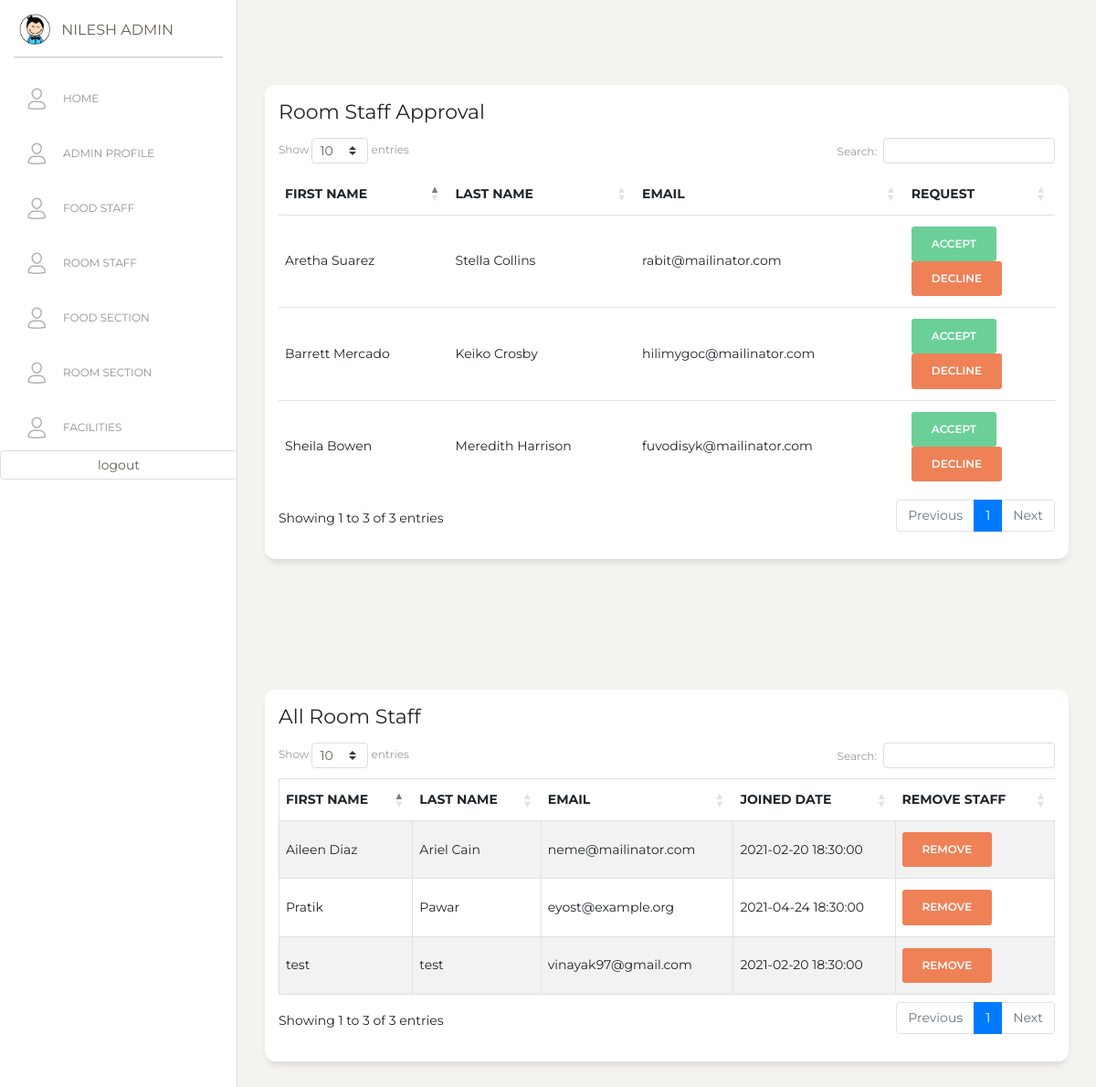
/staff/roomstaff.php (signed in), run on the app's committed database.
### tables this page shows
CREATE TABLE `staffs` (
  `s_id` bigint unsigned NOT NULL AUTO_INCREMENT,
  `s_f_name` varchar(255) DEFAULT NULL,
  `s_l_name` varchar(255) DEFAULT NULL,
  `s_e_mail` varchar(255) NOT NULL,
  `s_status` char(1) NOT NULL,
  `s_type_id` bigint unsigned NOT NULL,
  `s_password` varchar(255) NOT NULL,
  `s_created_at` timestamp NULL DEFAULT NULL,
  PRIMARY KEY (`s_id`),
  UNIQUE KEY `users_email_unique` (`s_e_mail`),
  KEY `s_type_id` (`s_type_id`),
  CONSTRAINT `staffs_ibfk_1` FOREIGN KEY (`s_type_id`) REFERENCES `staff_type` (`s_type_id`)
);

### staff/roomstaff.php (the view, shortened to what this page needs)
<?php
include '../connection.php';
?>
<!DOCTYPE html>
<html lang="en">
<head>
    <link href="https://maxcdn.bootstrapcdn.com/font-awesome/latest/css/font-awesome.min.css" rel="stylesheet">
    <link href="../assets/css/bootstrap.min.css" rel="stylesheet" />
    <link href="../assets/css/paper-dashboard.css?v=2.0.1" rel="stylesheet" />
    <link href="../assets/demo/demo.css" rel="stylesheet" />
    <link rel="stylesheet" href="https://cdn.datatables.net/1.10.23/css/dataTables.bootstrap4.min.css">
</head>
<body>
    <div class="wrapper ">
        <?php include_once '../partials/sidebar.php' ?>
        <div class="main-panel">
            <div class="content">
                <div class="row">
                    <div class="col-lg-12">
                        <div class="card">
                            <div class="card-body">
                                <h5 class="card-title">Room Staff Approval</h5>
                                <div class="table-responsive">
                                    <table class="table table-centered table-nowrap table-hover mb-0" id="futureStaff">
                                        <thead>
                                            <tr>
                                                <th>First Name</th>
                                                <th>Last Name</th>
                                                <th>Email</th>
                                                <th>Request</th>
                                            </tr>
                                        </thead>
                                        <tbody>
                                            <?php $sql = "SELECT * FROM staffs inner join staff_type on staffs.s_type_id=staff_type.s_type_id where staffs.s_type_id='2' and staffs.s_status='0'";
                                            $result = mysqli_query($conn, $sql);
                                            while ($data = mysqli_fetch_assoc($result)) { ?>
                                                <tr>
                                                    <td><?php echo $data['s_f_name'] ?></td>
                                                    <td><?php echo $data['s_l_name'] ?></td>
                                                    <td><?php echo $data['s_e_mail'] ?></td>
                                                    <td>
                                                        <form action="" method="post">
                                                            <input type="submit" class="btn btn-success" name="request" value="Accept">
                                                        </form>
                                                        <form action="" method="post">
                                                            <input type="submit" class="btn btn-danger" name="request" value="Decline">
                                                        </form>
                                                    </td>
                                                </tr>
                                            <?php } ?>
                                        </tbody>
                                    </table>
                                </div>
                            </div>
                        </div>
                    </div>
                </div>
            </div>
            <div class="content">
                <div class="row">
                    <div class="col-lg-12">
                        <div class="card">
                            <div class="card-body">
                                <h5 class="card-title">All Room Staff</h5>
                                <div class="table-responsive">
                                    <table id="currentStaff" class="table table-striped table-bordered" style="width:100%">
                                        <thead>
                                            <tr>
                                                <th>First Name</th>
                                                <th>Last Name</th>
                                                <th>Email</th>
                                                <th>Joined Date</th>
                                                <th>Remove Staff</th>
                                            </tr>
                                        </thead>
                                        <tbody>
                                            <?php
                                            $sql = "SELECT * FROM staffs inner join staff_type on staffs.s_type_id=staff_type.s_type_id where staffs.s_type_id='2' and staffs.s_status='1'";
                                            $result = mysqli_query($conn, $sql);
                                            while ($data = mysqli_fetch_assoc($result)) { ?>
                                                <tr>
                                                    <td><?php echo $data['s_f_name'] ?></td>
                                                    <td><?php echo $data['s_l_name'] ?></td>
                                                    <td><?php echo $data['s_e_mail'] ?></td>
                                                    <td><?php echo $data['s_created_at'] ?></td>
                                                    <td>
                                                        <form action="" method="post">
                                                            <input type="submit" class="btn btn-danger" name="request" value="Remove">
                                                        </form>
                                                    </td>
                                                </tr>
                                            <?php } ?>
                                        </tbody>
                                    </table>
                                </div>
                            </div>
                        </div>
                    </div>
                </div>
            </div>
        </div>
    </div>
</body>
</html>

### partials/sidebar.php (shortened to what this page needs)
<div class="sidebar" data-color="white" data-active-color="danger">
    <div class="logo">
        <a href="https://www.creative-tim.com" class="simple-text logo-mini">
            <div class="logo-image-small">
                <img src="../assets/img/logo-small.png">
            </div>
        </a>
        <a href="" class="simple-text logo-normal">
            <?php $email = $_SESSION['staff'];
            $sql = "SELECT * FROM staffs inner join staff_type on staffs.s_type_id=staff_type.s_type_id where s_e_mail='$email'";
            $result = mysqli_query($conn, $sql);
            $row = mysqli_fetch_assoc($result);
            echo $row['s_f_name'] . " " . $row['s_l_name'];
            ?>
        </a>
    </div>
    <div class="sidebar-wrapper">
        <ul class="nav">
            <li class="">
                <a href="../index.php">
                    <i class="nc-icon nc-single-02"></i>
                    <p>Home</p>
                </a>
            </li>
            <li class="">
                <a href="./admin.php">
                    <i class="nc-icon nc-single-02"></i>
                    <p>Admin Profile</p>
                </a>
            </li>
            <?php if ($_SESSION['staff_type_id'] == '1') { ?>
                <li class="">
                    <a href="./foodstaff.php">
                        <i class="nc-icon nc-single-02"></i>
                        <p>Food Staff</p>
                    </a>
                </li>
            <?php } ?>
            <?php if ($_SESSION['staff_type_id'] == '1') { ?>
                <li class="">
                    <a href="./roomstaff.php">
                        <i class="nc-icon nc-single-02"></i>
                        <p>Room Staff</p>
                    </a>
                </li>
            <?php } ?>
            <?php if ($_SESSION['staff_type_id'] == '1' || $_SESSION['staff_type_id'] == '3') { ?>
                <li class="">
                    <a href="./foodsection.php">
                        <i class="nc-icon nc-single-02"></i>
                        <p>Food Section</p>
                    </a>
                </li>
            <?php } ?>
            <?php if ($_SESSION['staff_type_id'] == '1'  || $_SESSION['staff_type_id'] == '2') { ?>
                <li class="">
                    <a href="./roomsection.php">
                        <i class="nc-icon nc-single-02"></i>
                        <p>Room Section</p>
                    </a>
                </li>
            <?php } ?>
            <?php if ($_SESSION['staff_type_id'] == '1'  || $_SESSION['staff_type_id'] == '2') { ?>
                <li class="">
                    <a href="./facilities.php">
                        <i class="nc-icon nc-single-02"></i>
                        <p>Facilities</p>
                    </a>
                </li>
            <?php } ?>
            <li class="">
                <form action="" method="post">
                    <input type="submit" class="form-control" name="request" value="logout">
                </form>
            </li>
        </ul>
    </div>
</div>

### data on the page
staffs: s_f_name "NILESH", s_l_name "ADMIN"
staffs: s_f_name "Aretha Suarez", s_l_name "Stella Collins", s_e_mail "rabit@mailinator.com"
staffs: s_f_name "Barrett Mercado", s_l_name "Keiko Crosby", s_e_mail "hilimygoc@mailinator.com"
staffs: s_f_name "Sheila Bowen", s_l_name "Meredith Harrison", s_e_mail "fuvodisyk@mailinator.com"
staffs: s_f_name "Aileen Diaz", s_l_name "Ariel Cain", s_e_mail "neme@mailinator.com", s_created_at "2021-02-20 18:30:00"
staffs: s_f_name "test", s_l_name "test", s_e_mail "vinayak97@gmail.com", s_created_at "2021-02-20 18:30:00"
staffs: s_f_name "Pratik", s_l_name "Pawar", s_e_mail "eyost@example.org", s_created_at "2021-04-24 18:30:00"
